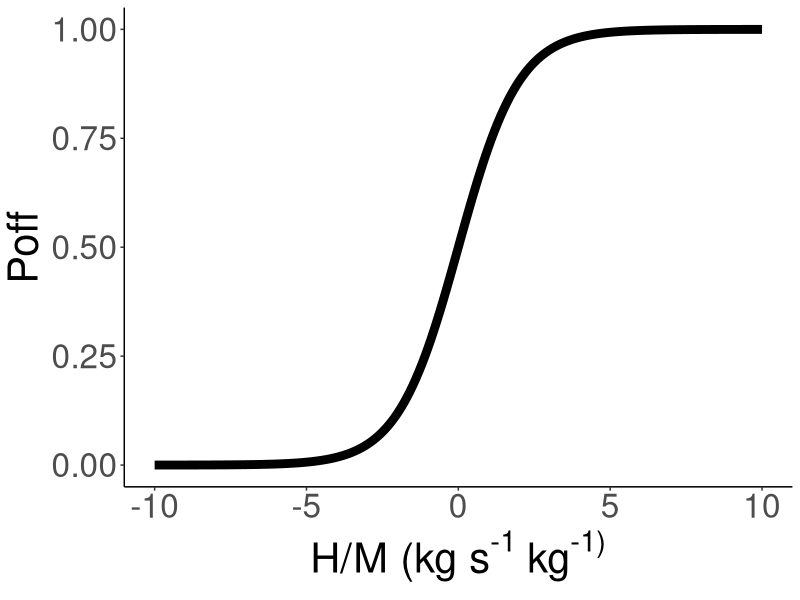
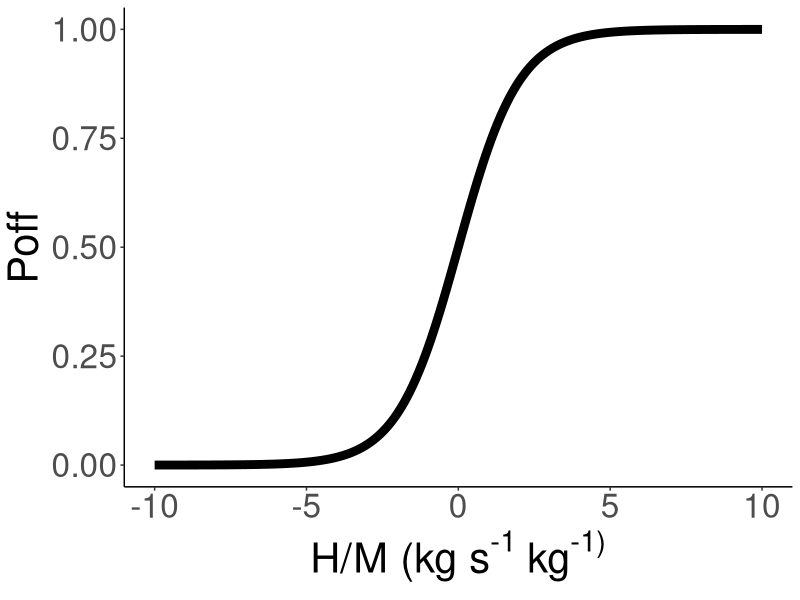

Source code (R) for these figures, in order:
library(tidyverse)

vals = data.frame(H = seq(-10, 10, by = 0.1))
vals = vals %>% mutate(Poff = (exp(H))/(1 + exp(H)))

ggplot(vals, aes(H, Poff)) + 
    geom_line(size = 3) +
    theme_classic() +
    labs(x = expression("H/M (kg s"^"-1"~"kg"^"-1)"), y = "Poff") +
    theme(text = element_text(size = 30))

ggsave(filename = "expFigureHM.png", width = 15, height = 8)
